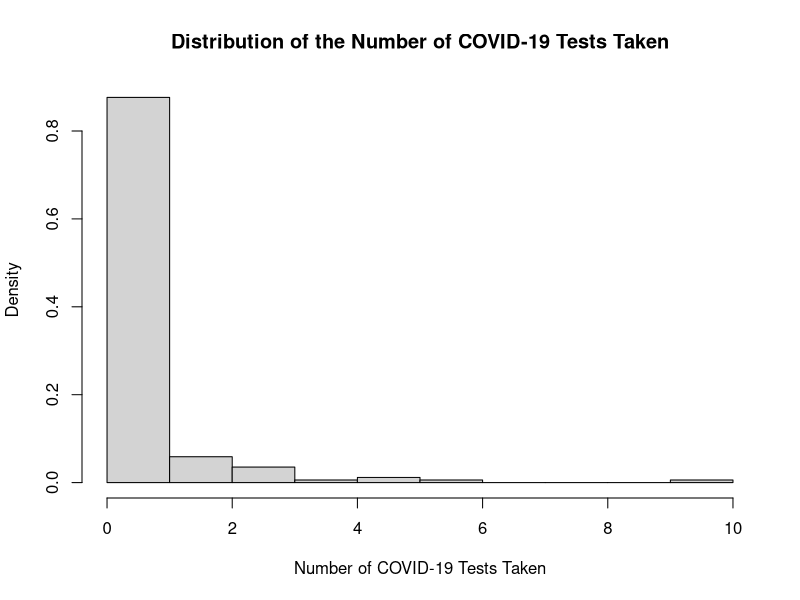
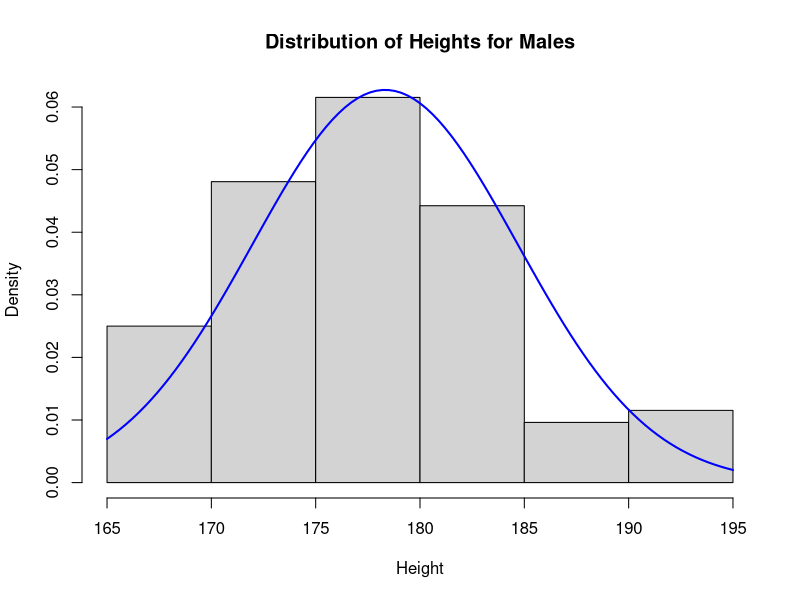
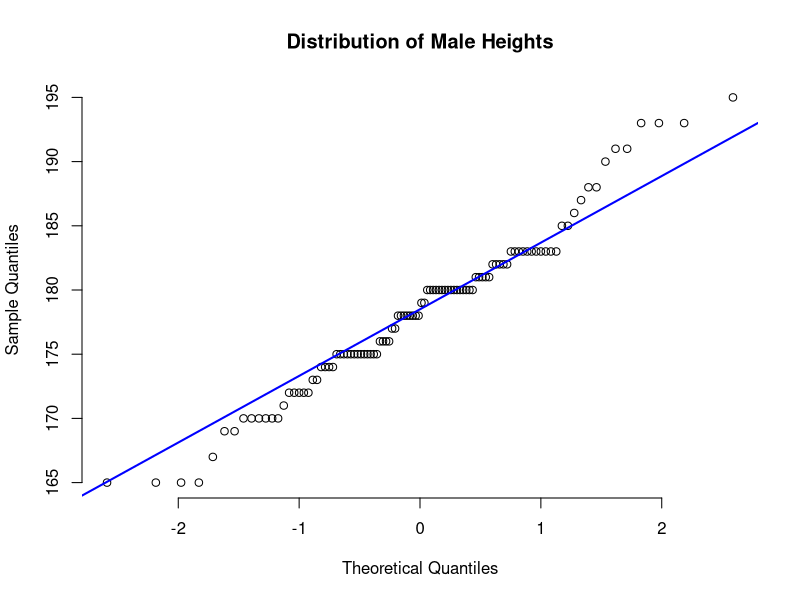
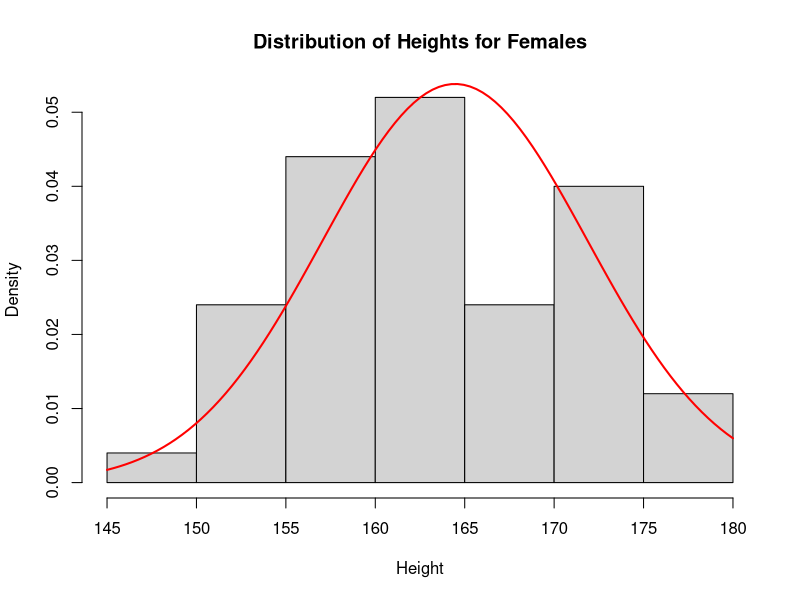
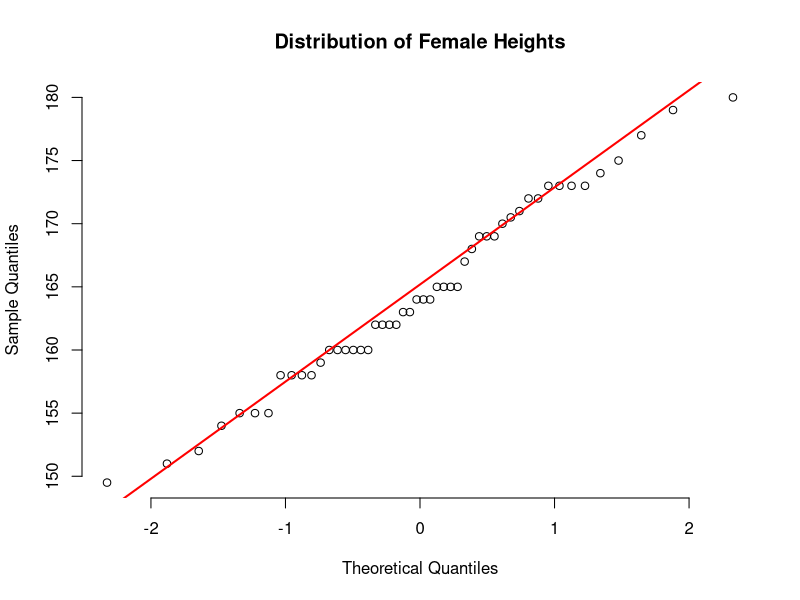
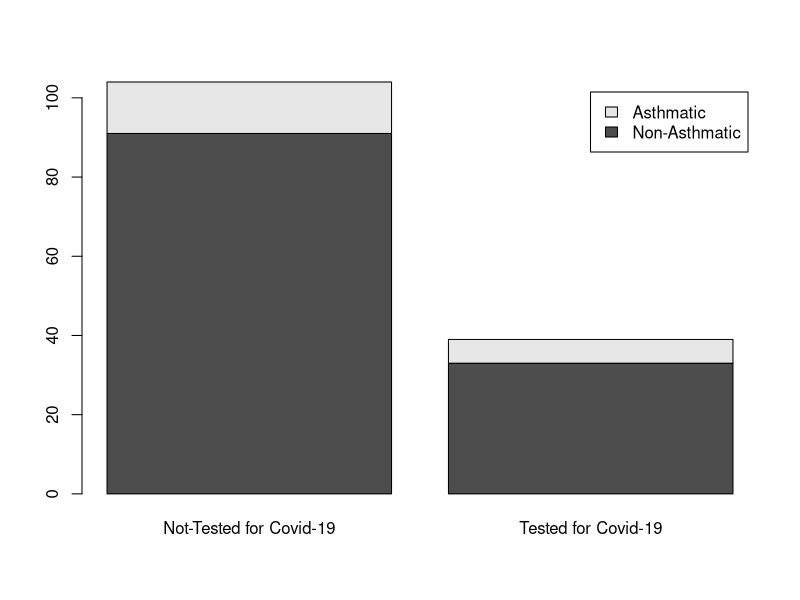
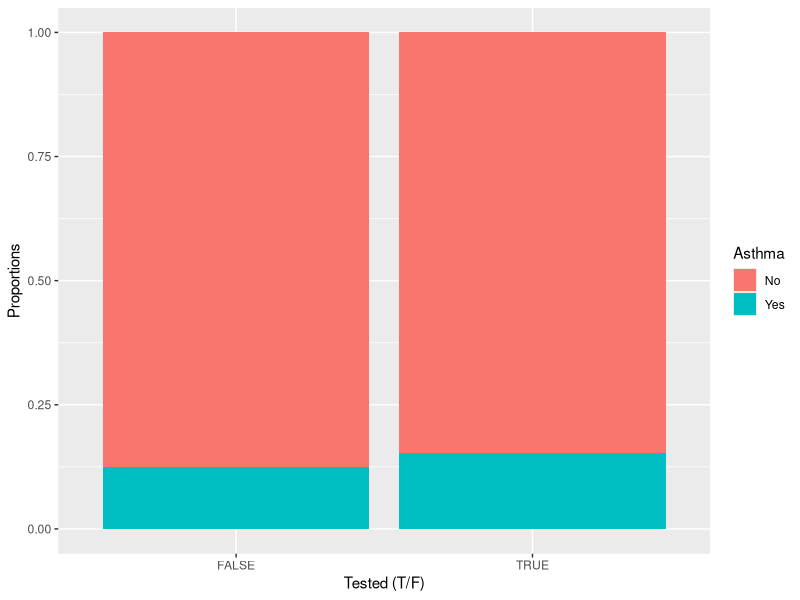

Reproduce these figures in R, in order.
## ---- chunk 1
knitr::opts_chunk$set(echo = TRUE)
knitr::opts_chunk$set(tidy = TRUE)

## ---- chunk 2
library(tidyverse)

# We load the survey data from the .csv file into the variable 'survey_data'.
survey_data = read.csv("survey.csv", header = TRUE, sep = ",")

# Renaming Columns
colnames(survey_data) = c("Time", "Covid_Tests", "Gender", 
                          "Postcode", "Last_Dentist_Visit", 
                          "UniStudy_perWeek","Social_Media", "Pet_asChild", 
                          "Live_wParents", "Exercise_perWeek", "Eye_Colour", 
                          "Asthma", "Work_perWeek","Favourite_Season", 
                          "Shoe_Size", "Height", "Floss_Frequency", 
                          "Glasses_Contacts", "Dom_Hand", "Steak", 
                          "Stress_Level")

glimpse(survey_data)

# Viewing NA values
colSums(is.na(survey_data))

head(survey_data, 10)
## ---- chunk 3

# Creating a frequency table for the number of COVID-19 tests
covid_tests = survey_data$Covid_Tests %>%
    na.omit()

covid_table = table(covid_tests)
covid_table

# Converting table to a dataframe to extract the x and y vectors
covid_table = as.data.frame(covid_table)

## ---- chunk 4


# Plotting a histogram
hist(survey_data$Covid_Tests, xlab = "Number of COVID-19 Tests Taken", ylab = "Density", 
     main = "Distribution of the Number of COVID-19 Tests Taken", freq = FALSE)

## ---- chunk 5

y = c(covid_table$Freq) # observed frequencies
x = c(as.numeric(levels(covid_table$covid_tests))[covid_table$covid_tests]) 
# converting the factor to numeric variables
n = sum(y)
l = sum(y * x)/n # estimating lambda
p = dpois(x, lambda = l) # expected probabilities
ey = n * p # expected counts
paste("Independence of Observations Assumption Satisfied:", 
      all(ey >= 5)) # checking assumption

## ---- chunk 6
# Combining categories
# ey
yr = c(y[1:2], sum(y[3:8])) # updated observed frequencies
pr = c(p[1:2], 1 - sum(p[1:2])) # updated expected probabilities
eyr = sum(yr) * pr # updated expected counts

# testing our assumptions
paste("Independence of Observations Assumption Satisfied:", 
      all(eyr >= 5)) # checking assumption

## ---- chunk 7

k = length(yr)

t0 = sum((yr - eyr)^2/eyr) # test-statistic
paste("The test statistic equals:", round(t0, 3))
pval = 1 - pchisq(t0, df = k - 1 - 1) # p-value
paste("The p-value equals:", pval)
paste("Reject Null Hypothesis at 5% Significance? :", pval < 0.05)

## ---- chunk 8

# unique(survey_data$Gender)

# Creating the subset of male participants
male_filtered = survey_data %>%
    filter(Gender == "Male" | Gender == "M" | Gender == "m" | 
               Gender == "male" | Gender == "MALE" | Gender == "mAle", 
           Height > 2.5)
male_sample = male_filtered$Height %>% # cleaning any NA values
    na.omit()

paste("Male Sample Size:", length(male_sample), "observations")
paste("Mean Height from the Male Sample:", round(mean(male_sample), 2))

# Plotting a histogram
hist(male_sample, main = "Distribution of Heights for Males", xlab = "Height", 
     freq = FALSE)

# Impose a normal curve with the same parameters as the male sample
curve(dnorm(x, mean = mean(male_sample), sd(male_sample)), add = TRUE, lwd = 2, 
      col = "blue")


## ---- chunk 9

# qqPlots for Male Heights
qqnorm(male_sample, pch = 1, frame = FALSE, main = "Distribution of Male Heights")
qqline(male_sample, col = "blue", lwd = 2)

## ---- chunk 10

n.males = length(male_sample)
t.males = (mean(male_sample) - 175.6)/(sd(male_sample)/sqrt(n.males))
paste("Test-Statistic:", round(t.males, 4))

p.males = pt(t.males, n.males - 1)
paste("p-Value:", round(p.males, 5))

paste("Reject Null Hypothesis at 5% Significance? :", p.males < 0.025)

## ---- chunk 11

# Creating the subset of female participants
female_filtered = survey_data %>%
    filter(Gender == "Female" | Gender == "F" | Gender == "f" | 
               Gender == "female" | Gender == "FEMALE" | Gender == "femail", 
           Height > 2.5)
female_sample = female_filtered$Height %>% # cleaning any NA values
    na.omit()

paste("Female Sample Size:", length(female_sample), "observations")
paste("Mean Height from the Female Sample:", round(mean(female_sample), 2))

# Plotting a histogram
hist(female_sample, main = "Distribution of Heights for Females", xlab = "Height", 
     freq = FALSE)

# Impose a normal curve with the same parameters as the male sample
curve(dnorm(x, mean = mean(female_sample), sd(female_sample)), add = TRUE, lwd = 2, 
      col = "red")

## ---- chunk 12

# qqPlots for Male Heights
qqnorm(female_sample, pch = 1, frame = FALSE, main = "Distribution of Female Heights")
qqline(female_sample, col = "red", lwd = 2)

## ---- chunk 13

n.females = length(female_sample)
t.females = (mean(female_sample) - 161.8)/(sd(female_sample)/sqrt(n.females))

p.females = pt(t.females, n.females - 1)

paste("Test-Statistic:", round(t.females, 3))

paste("p-Value:", round(p.females, 4))

paste("Reject Null Hypothesis at 5% Significance? :", p.females < 0.025)

## ---- chunk 14

# Cleaning survey_data to remove NA values
cleaned = survey_data %>%
    na.omit()

covid_tests = cleaned %>%
    mutate(tested = Covid_Tests > 0)

# Creating contingency table for Asthma and Covid tests
mat = table(covid_tests$Asthma, covid_tests$tested)

# Renaming columns and rows
colnames(mat) = c("Not-Tested for Covid-19", "Tested for Covid-19")
rownames(mat) = c("Non-Asthmatic", "Asthmatic")

# Plotting a bar chart
barplot(mat, legend.text = TRUE, )

r = c = 2
mat_row = apply(mat, 1, sum) # row totals
mat_col = apply(mat, 2, sum) # column totals

mat_row.mat = matrix(mat_row, r, c, byrow = FALSE)
mat_col.mat = matrix(mat_col, r, c, byrow = TRUE)

ey.mat = (mat_row.mat * mat_col.mat) / sum(mat) # expected counts

paste("Independence of Observations Assumption Satisfied:", 
      all(ey.mat >= 5)) # checking assumption

## ---- chunk 15

# Plotting a bar chart
p = ggplot(covid_tests, aes(x = tested, fill = Asthma)) 
p = p + geom_bar(position = "fill") + xlab("Tested (T/F)") + ylab("Proportions")

p

## ---- chunk 16
t0 = sum((mat - ey.mat)^2 / ey.mat) # computing test-statistic

paste("The test-statistic obtained equals:", round(t0, 3))

pval = pchisq(t0, df = (r - 1) * (c - 1), lower.tail = FALSE) # computing p-value

paste("The p-value obtained equals:", round(pval, 3))

paste("Reject Null Hypothesis at 5% Significance? :", pval < 0.05)
